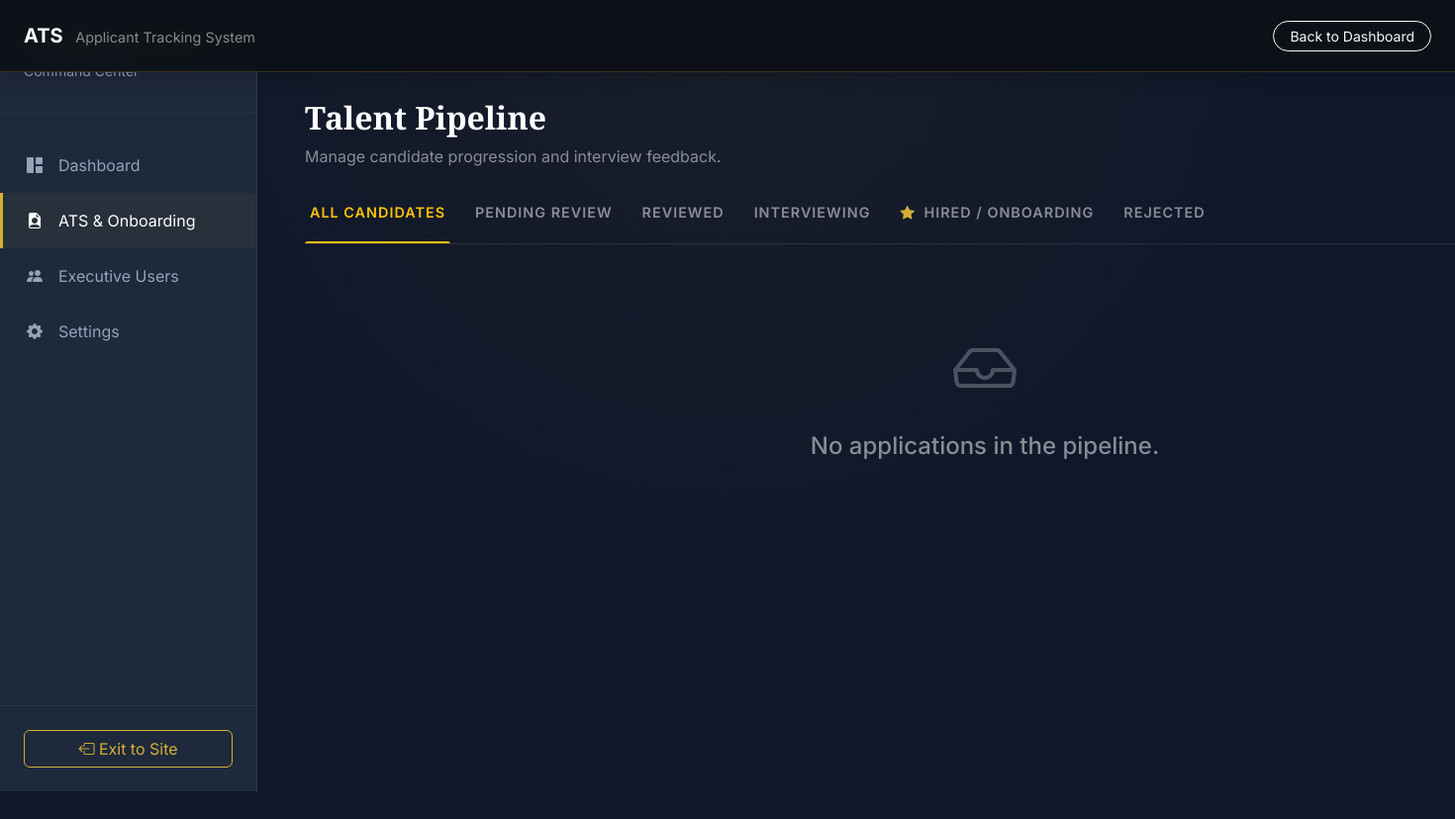
/management/command-center/applications/ (signed in), run on an earlier commit of the app's database.
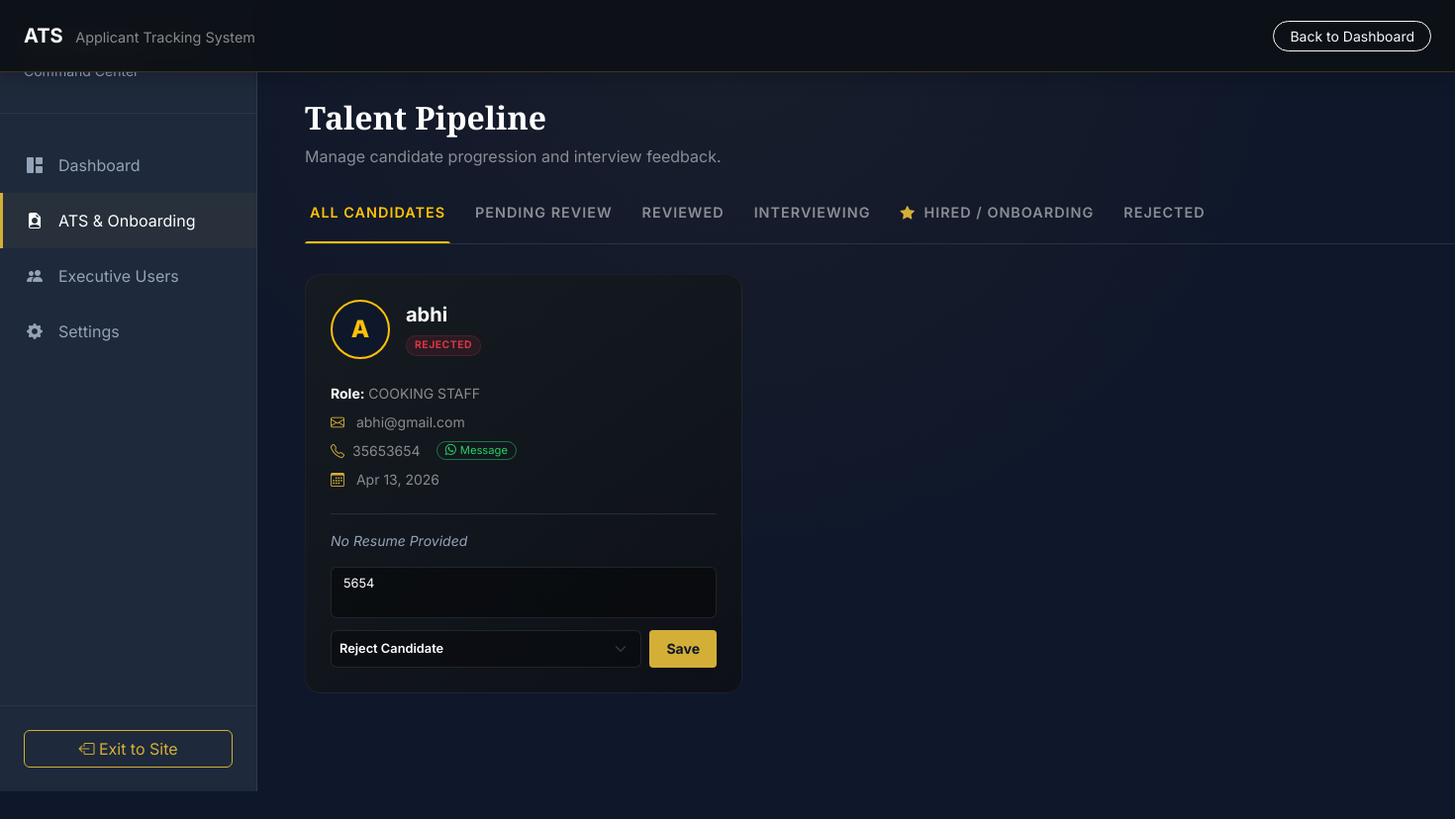
And on a later commit of the database.
### jobs/models.py (models this page shows, shortened)
class JobApplication(models.Model):
    STATUS_CHOICES = [
        ('Pending', 'Pending Review'),
        ('Reviewed', 'Reviewed'),
        ('Interview', 'Interviewing'),
        ('Onboarding', 'Hired / Onboarding'),
        ('Rejected', 'Rejected'),
    ]
    status = models.CharField(max_length=20, choices=STATUS_CHOICES, default='Pending')
    admin_notes = models.TextField(blank=True, help_text="Private notes hidden from the candidate.")
    rating = models.IntegerField(default=0, help_text="1 to 5 star rating.")
    job = models.ForeignKey(Job, on_delete=models.CASCADE, related_name='applications')
    applicant_name = models.CharField(max_length=100)
    email = models.EmailField()
    phone = models.CharField(max_length=20)
    resume_link = models.URLField(blank=True)
    cover_letter = models.TextField(blank=True)
    applied_at = models.DateTimeField(auto_now_add=True)

class Job(models.Model):
    GENDER_CHOICES = [
        ('Any', 'Male / Female'),
        ('Male', 'Male Only'),
        ('Female', 'Female Only'),
    ]
    title = models.CharField(max_length=200) # e.g., "SALES STAFF", "LIGHT PETROL MECHANIC"
    category = models.ForeignKey(Category, on_delete=models.SET_NULL, null=True, related_name='jobs')
    company_name = models.CharField(max_length=200, blank=True, null=True) # E.g., "Gas Stove Agency"
    location = models.CharField(max_length=150) # e.g., "Kondotty", "Oman"
    description = models.TextField(help_text="Main Malayalam/English description")
    gender = models.CharField(max_length=10, choices=GENDER_CHOICES, default='Any')
    salary = models.CharField(max_length=100) # e.g., "13600 + incentive" or "38000 to 43000"
    experience = models.CharField(max_length=100, blank=True, null=True) # e.g., "Freshers & Experience" or "2 year or 3 year"
    timing = models.CharField(max_length=100, blank=True, null=True) # e.g., "09.30 am to 05.00 pm"
    benefits = models.TextField(blank=True, null=True, help_text="e.g., ESI & PF, Food & Accommodation")
    requirements = models.TextField(blank=True, null=True, help_text="e.g., Two wheeler must, Arabic knowledge must")
    is_urgent = models.BooleanField(default=False, help_text="Check this to show 📢 URGENT VACANCY tag")
    contact_info = models.CharField(max_length=100) # e.g., "8590667410"
    posted_by = models.ForeignKey(User, on_delete=models.CASCADE)
    created_at = models.DateTimeField(default=timezone.now)
    is_active = models.BooleanField(default=True)

### portal_admin/views.py (the view)
# urls.py: path('command-center/applications/', views.all_applications, name='all_applications'),
@login_required(login_url='login')
@user_passes_test(is_admin, login_url='home')
def all_applications(request):
    applications = JobApplication.objects.all().order_by('-applied_at')
    context = {
        'applications': applications,
    }
    return render(request, 'admin/admin_applications.html', context)

### portal_admin/views.py (called while the page is built)
def is_admin(user):
    return user.is_authenticated and user.is_superuser

### templates/admin/admin_applications.html (shortened to what the changed rows need)
{% load static %}
<!DOCTYPE html>
<html lang="en">
<head>
    <link href="https://cdn.jsdelivr.net/npm/bootstrap@5.3.0/dist/css/bootstrap.min.css" rel="stylesheet">
    <link rel="stylesheet" href="https://cdn.jsdelivr.net/npm/bootstrap-icons@1.10.5/font/bootstrap-icons.css">
    <link rel="stylesheet" href="{% static 'css/admin_dashboard.css' %}">
</head>
<body class="dark-dashboard">
    <main class="main-content container-fluid px-lg-5" style="margin-top: 100px; padding-bottom: 50px;">
        <div class="mb-4">
            <h2 class="text-white fw-bold" style="font-family: 'Playfair Display', serif;">Talent Pipeline</h2>
        </div>
        <div class="row g-4" id="candidateGrid">
            {% for app in applications %}
            <div class="col-lg-4 col-md-6 candidate-item" data-status="{{ app.status }}">
                <div class="candidate-card d-flex flex-column">
                    <div class="d-flex justify-content-between align-items-start mb-4">
                        <div class="d-flex align-items-center">
                            <div class="avatar-lg">{{ app.applicant_name|make_list|first|upper }}</div>
                            <div class="ms-3">
                                <h5 class="text-white fw-bold mb-1">{{ app.applicant_name }}</h5>
                                <span class="badge status-{{ app.status }} rounded-pill px-2 py-1" style="font-size: 0.65rem; text-transform: uppercase; letter-spacing: 0.5px;">{{ app.status }}</span>
                            </div>
                        </div>
                    </div>
                    <div class="mb-4">
                        <p class="text-white-50 small mb-2"><strong class="text-white">Role:</strong> {{ app.job.title }}</p>
                        <p class="text-white-50 small mb-2"><i class="bi bi-envelope text-gold me-2"></i> {{ app.email }}</p>
                        <div class="d-flex align-items-center mb-2">
                            <i class="bi bi-telephone text-gold me-2 small"></i>
                            <span class="text-white-50 small me-3">{{ app.phone }}</span>
                            <a href="https://wa.me/{{ app.phone|urlencode }}?text=Hello%20{{ app.applicant_name|urlencode }},%20this%20is%20Rainbow%20Jobs%20regarding%20your%20application%20for%20the%20{{ app.job.title|urlencode }}%20role."
                               target="_blank"
                               class="btn btn-sm btn-outline-success rounded-pill px-2 py-0 d-flex align-items-center" style="font-size: 0.7rem; border-color: rgba(37, 211, 102, 0.5); color: #25D366;">
                                <i class="bi bi-whatsapp me-1"></i> Message
                            </a>
                        </div>
                        <p class="text-white-50 small mb-0"><i class="bi bi-calendar3 text-gold me-2"></i> {{ app.applied_at|date:"M d, Y" }}</p>
                    </div>
                    <div class="mt-auto border-top border-secondary border-opacity-25 pt-3">
                        <div class="d-flex justify-content-between align-items-center mb-3">
                            {% if app.resume_link %}
                                <a href="{{ app.resume_link }}" target="_blank" class="btn btn-sm btn-outline-info rounded-pill px-3 fw-bold" style="font-size: 0.75rem;"><i class="bi bi-file-earmark-text me-1"></i> View Resume</a>
                            {% else %}
                                <span class="text-muted-premium small fst-italic">No Resume Provided</span>
                            {% endif %}
                        </div>
                        <form action="{% url 'update_application_status' app.id %}" method="POST" class="d-flex flex-column gap-2">
                            <textarea name="admin_notes" class="form-control" rows="2" placeholder="Private interview notes..." style="background: rgba(0,0,0,0.4); border: 1px solid rgba(255,255,255,0.1); color: #fff; font-size: 0.8rem; resize: none;">{{ app.admin_notes }}</textarea>
                            <div class="d-flex gap-2 mt-1">
                                <select name="status" class="form-select status-dropdown w-100">
                                    <option value="Rejected" {% if app.status == 'Rejected' %}selected{% endif %}>Reject Candidate</option>
                                </select>
                                <button type="submit" class="btn btn-gold btn-sm px-3 fw-bold shadow-sm">Save</button>
                            </div>
                        </form>
                    </div>
                </div>
            </div>
            {% empty %}
            <div class="col-12 text-center py-5">
                <i class="bi bi-inbox text-white opacity-25" style="font-size: 4rem;"></i>
                <h4 class="text-white mt-3 opacity-50">No applications in the pipeline.</h4>
            </div>
            {% endfor %}
        </div>
    </main>
</body>
</html>

What changed in the data, as far as the page shows it:
added JobApplication: applicant_name|make_list "A", applicant_name "abhi", status "REJECTED", job "COOKING STAFF", email "abhi@gmail.com", phone "35653654", applied_at "Apr 13, 2026", resume_link "No Resume Provided", admin_notes "5654", status "Reject Candidate"
Also different on the page:
text no longer shown: "No applications in the pipeline."
